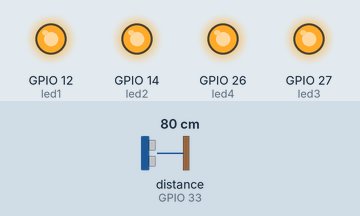
Bench run of a sketch on a simulated ESP32. Parts: output pins drawn as LEDs (lit = HIGH). Wiring (inferred from the names in the program): ultrasonic range finder: trigger GPIO 25; echo GPIO 33. The test bench sets the inputs (shaded band); at power-on: distance to the obstacle (sensor on GPIO 33) 80 cm. The echo pulse lasts 58.3 µs per cm; pins used as bus, display or sensor lines are not drawn; what the sketch prints to the serial monitor is not drawn.

Above: at 1.3 s.
1.4 s: distance to the obstacle (sensor on GPIO 33) set to 43 cm
2.9 s: distance to the obstacle (sensor on GPIO 33) set to 36 cm
At 4.0 s:
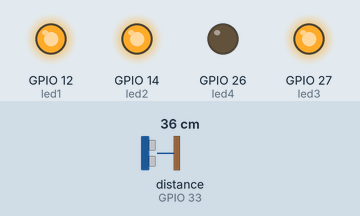
4.5 s: distance to the obstacle (sensor on GPIO 33) set to 32 cm
6.0 s: distance to the obstacle (sensor on GPIO 33) set to 28 cm
At 6.9 s:
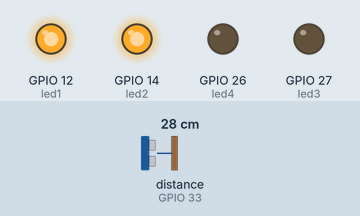
7.5 s: distance to the obstacle (sensor on GPIO 33) set to 22 cm
9.0 s: distance to the obstacle (sensor on GPIO 33) set to 18 cm
At 9.6 s:
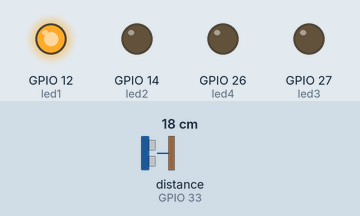
Timing chart, 0 to 11.5 s (numbered marks = the images above; inputs shaded):
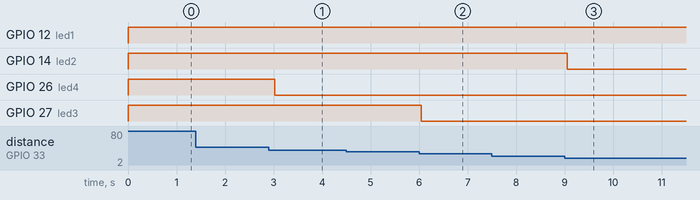

The sketch:

sketch_nov28a.ino
```cpp
// Khai báo chân điều khiển các bóng đèn
const int led1 = 12;
const int led2 = 14;
const int led3 = 27;
const int led4 = 26;

const int trigPin = 25;
const int echoPin = 33;

// Khai báo Task Handle cho mỗi core
TaskHandle_t Task1;
TaskHandle_t Task2;

QueueHandle_t coreMail;

void controlLEDs(int ledStatus) {
  digitalWrite(led1, (ledStatus >> 0) & 1);
  digitalWrite(led2, (ledStatus >> 1) & 1);
  digitalWrite(led3, (ledStatus >> 2) & 1);
  digitalWrite(led4, (ledStatus >> 3) & 1);
}

// (chạy trên Core 0)
void SomethingToDo(void *pvParameters) {
  int ledStatus = 0;
  while (true) {
    if (xQueueReceive(coreMail, &ledStatus, portMAX_DELAY) == pdPASS) {
      controlLEDs(ledStatus);
    }
  }
}

// (chạy trên Core 1)
void DistanceMeasurementTask(void *pvParameters) {
  long duration;
  float distance;

  while (true) {
    // Phát tín hiệu Trigger
    digitalWrite(trigPin, LOW);
    delayMicroseconds(2);
    digitalWrite(trigPin, HIGH);
    delayMicroseconds(10);
    digitalWrite(trigPin, LOW);

    // Đo thời gian Echo
    duration = pulseIn(echoPin, HIGH);

    // Tính khoảng cách theo cm
    distance = duration * 0.034 / 2;

    int ledStatus = 0;
    if (distance <= 10) {
      ledStatus = 0b0000;
    }
    else if (distance <= 20) {
      ledStatus = 0b0001;
    }
    else if (distance <= 30) {
      ledStatus = 0b0011;
    }
    else if (distance <= 40) {
      ledStatus = 0b0111;
    }
    else ledStatus = 0b1111;

    controlLEDs(ledStatus);
    Serial.println("Khoảng cách là: " + String(distance) + " cm");
    // xQueueSend(coreMail, &ledStatus, portMAX_DELAY);

    // Dừng 500 ms trước khi đo tiếp
    delay(500);
  }
}

void setup() {
  // Thiết lập các chân LED là đầu ra
  pinMode(led1, OUTPUT);
  pinMode(led2, OUTPUT);
  pinMode(led3, OUTPUT);
  pinMode(led4, OUTPUT);

  pinMode(trigPin, OUTPUT);
  pinMode(echoPin, INPUT);

  Serial.begin(115200);

  coreMail = xQueueCreate(10, sizeof(int));

  // xTaskCreatePinnedToCore(SomethingToDo, "SomethingToDo", 2048, NULL, 1, &Task1, 0);
  xTaskCreatePinnedToCore(DistanceMeasurementTask, "Distance Measurement", 2048, NULL, 1, &Task2, 1);
}

void loop() {

}
```

Measured:
- the behaviour switches between 41 and 40 cm on distance to the obstacle (sensor on GPIO 33) (found by bisection; images 0 and 1)
- the behaviour switches between 31 and 30 cm on distance to the obstacle (sensor on GPIO 33) (found by bisection; images 1 and 2)
- the behaviour switches between 21 and 20 cm on distance to the obstacle (sensor on GPIO 33) (found by bisection; images 2 and 3)
- after the input at 1.4 s, every drawn part: stays the same
- after the input at 2.9 s, GPIO 26 (led4): HIGH → LOW after 0.13 s
- after the input at 4.5 s, every drawn part: stays the same
- after the input at 6.0 s, GPIO 27 (led3): HIGH → LOW at once
- after the input at 7.5 s, every drawn part: stays the same
- after the input at 9.0 s, GPIO 14 (led2): HIGH → LOW after 0.06 s
